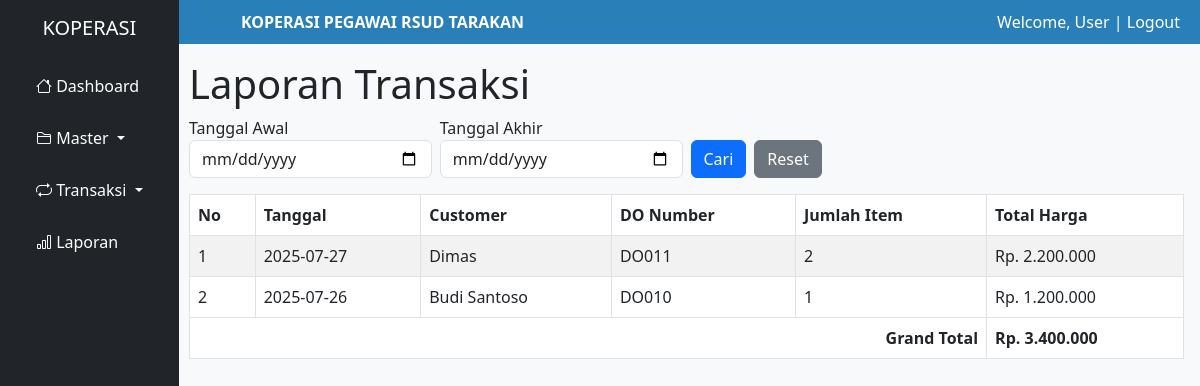
Screenshot of /laporan_transaksi.php with the database file from the repository.
### tables this page shows
CREATE TABLE `sales` (
  `id_sales` int NOT NULL,
  `tgl_sales` date DEFAULT NULL,
  `id_customer` int DEFAULT NULL,
  `do_number` varchar(50) DEFAULT NULL,
  `status` varchar(20) DEFAULT NULL
);

CREATE TABLE `customer` (
  `id_customer` int NOT NULL,
  `nama_customer` varchar(100) DEFAULT NULL,
  `alamat` text,
  `telp` varchar(20) DEFAULT NULL,
  `fax` varchar(20) DEFAULT NULL,
  `email` varchar(100) DEFAULT NULL
);

### laporan_transaksi.php (the view, shortened to what this page needs)
<?php
include 'templates/header.php';
include 'templates/sidebar.php';
include 'db.php';
$tgl_awal = isset($_GET['tgl_awal']) ? $_GET['tgl_awal'] : '';
$tgl_akhir = isset($_GET['tgl_akhir']) ? $_GET['tgl_akhir'] : '';
$where = "";
$query = mysqli_query($koneksi, "
    SELECT
        s.id_sales, s.tgl_sales, s.do_number, c.nama_customer,
        COUNT(sd.id_item) AS total_item,
        SUM(sd.amount) AS total_harga
    FROM sales s
    LEFT JOIN customer c ON s.id_customer = c.id_customer
    LEFT JOIN sales_detail sd ON s.id_sales = sd.id_sales
    $where
    GROUP BY s.id_sales
    HAVING COUNT(sd.id_item) >= 1
    ORDER BY s.tgl_sales DESC
");
?>
<div class="flex-grow-1" style="margin-left: 173px;">
    <?php include "templates/header_dash.php"; ?>
    <div class="content-wrapper ms-3 mt-3 me-3">
        <section class="content-header">
            <h1>Laporan Transaksi</h1>
        </section>
        <section class="content mb-3">
            <form method="GET" class="row g-2">
                <div class="col-md-3">
                    <label>Tanggal Awal</label>
                    <input type="date" name="tgl_awal" class="form-control" value="<?= $tgl_awal ?>">
                </div>
                <div class="col-md-3">
                    <label>Tanggal Akhir</label>
                    <input type="date" name="tgl_akhir" class="form-control" value="<?= $tgl_akhir ?>">
                </div>
                <div class="col-md-3 d-flex align-items-end">
                    <button type="submit" class="btn btn-primary me-2">Cari</button>
                    <a href="laporan_transaksi.php" class="btn btn-secondary">Reset</a>
                </div>
            </form>
        </section>
        <section class="content">
            <table class="table table-bordered table-striped">
                <thead>
                    <tr>
                        <th>No</th>
                        <th>Tanggal</th>
                        <th>Customer</th>
                        <th>DO Number</th>
                        <th>Jumlah Item</th>
                        <th>Total Harga</th>
                    </tr>
                </thead>
                <tbody>
                    <?php
                    $no = 1;
                    $grand_total = 0;
                    while ($row = mysqli_fetch_assoc($query)) {
                        $total_harga = $row['total_harga'] ?? 0;
                        $grand_total += $total_harga;
                        echo "<tr>
                            <td>$no</td>
                            <td>{$row['tgl_sales']}</td>
                            <td>{$row['nama_customer']}</td>
                            <td>{$row['do_number']}</td>
                            <td>{$row['total_item']}</td>
                            <td>Rp. " . number_format($total_harga, 0, ',', '.') . "</td>
                        </tr>";
                        $no++;
                    }
                    ?>
                </tbody>
                <tfoot>
                    <tr>
                        <th colspan="5" class="text-end">Grand Total</th>
                        <th>Rp. <?= number_format($grand_total, 0, ',', '.') ?></th>
                    </tr>
                </tfoot>
            </table>
        </section>
    </div>
</div>
<?php include 'templates/footer.php'; ?>

### templates/header.php (style rules this page uses)
body { font-family: 'Segoe UI', sans-serif; background-color: #f8f9fa; }

### rows the page displays
sales: tgl_sales "2025-07-27", id_customer.nama_customer "Dimas", do_number "DO011", total_item "2", total_harga "2.200.000"
sales: tgl_sales "2025-07-26", id_customer.nama_customer "Budi Santoso", do_number "DO010", total_item "1", total_harga "1.200.000"

### other values shown
$_SESSION['user']['nama_user'] "User"
$grand_total "3.400.000"
